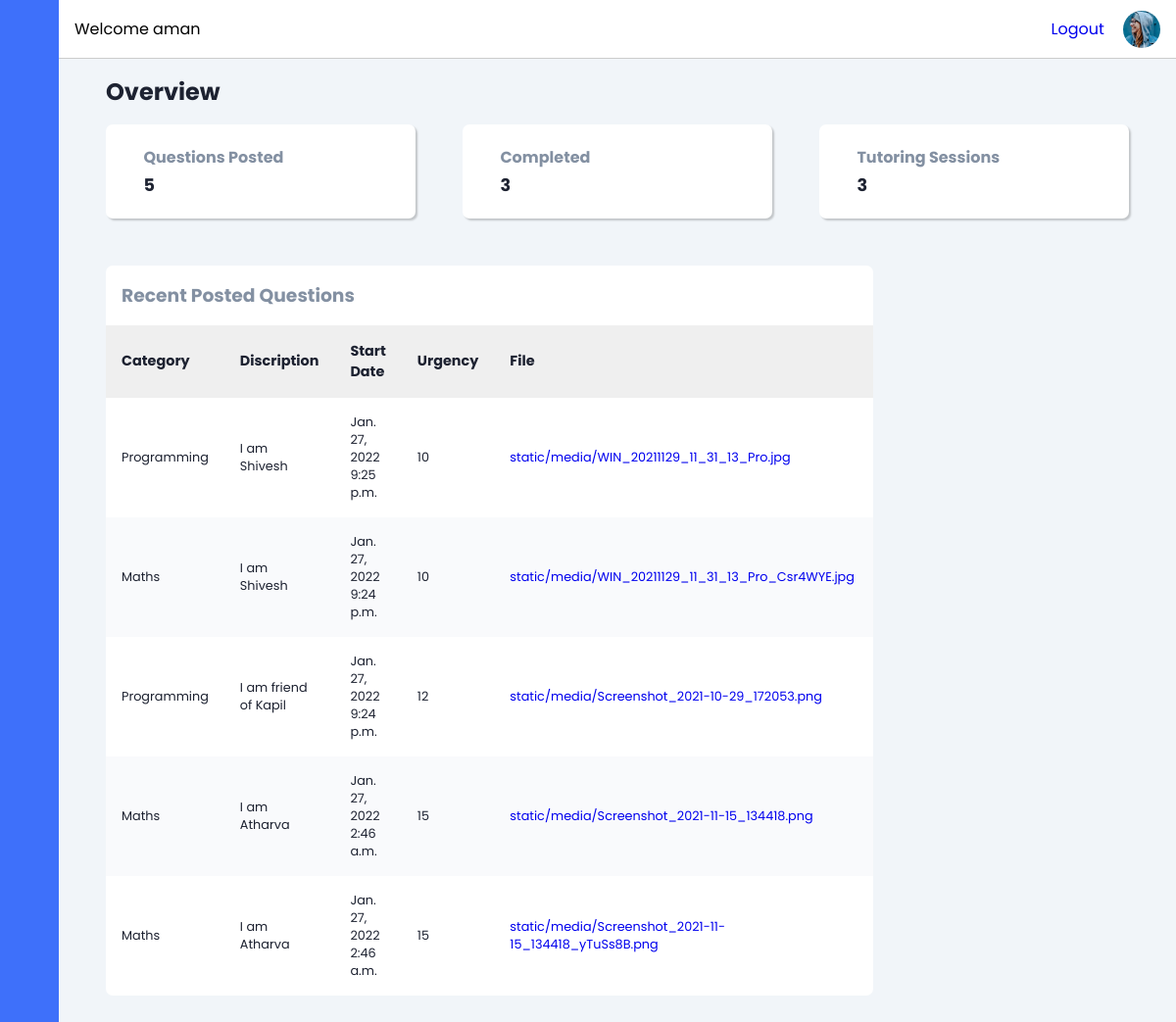
Screenshot of /student/dashboard (signed in) with the database file from the repository.
### student/models.py (models this page shows, shortened)
class Question(models.Model):
    id = models.AutoField(primary_key=True)
    student = models.ForeignKey(Student, on_delete=models.CASCADE, null=True, blank=True)
    randomly_generated_id = models.UUIDField(unique=True, default=uuid.uuid4, editable=False)
    category = models.CharField(max_length=30, choices=categotry ,default='others')
    urgency= models.CharField(max_length=250, null=True)
    description=models.CharField(max_length=250, null=True)
    upload = models.FileField(upload_to ='static/media/', null=True)
    date = models.DateField(null=True)
    time = models.TimeField(null=True)

### Learning/views.py (the view)
# urls.py: path('student/dashboard', views.stu_dashboard,name="stu_dashboard"),
def stu_dashboard(request):
    user = User.objects.get(username = request.user)
    stu = Student.objects.get(username=user)
    question = Question.objects.filter(student=stu)
    context = {
        'name': request.user,
        'question' : question,
    }
    return render(request, "student/index.html", context)

### templates/student/index.html (shortened to what this page needs)
<!DOCTYPE html>
{% load static %}
<html lang="en">
<head>
    <link rel="stylesheet" href="https://cdn.jsdelivr.net/gh/lykmapipo/themify-icons@0.1.2/css/themify-icons.css">
    <link rel="stylesheet" href="{% static 'css/style.css' %}">
</head>
<body>
    <div class="sidebar">
        <div class="sidebar-header">
        </div>
        <div class="sidebar-menu">
            <ul>
            </ul>
        </div>
    </div>
    <div class="main-content">
        <header>
            <div class="search-wrapper">
                <span>Welcome {{name}}</span>
            </div>
            <div class="social-icons">
                <span ><a href="{% url 'logout' %}">Logout</a></span>
                <div></div>
            </div>
        </header>
        <main>
            <h2 class="dash-title">Overview</h2>
            <div class="dash-cards">
                <div class="card-single">
                    <div class="card-body">
                        <div>
                            <h5>Questions Posted</h5>
                            <h4>{{question|length}}</h4>
                        </div>
                    </div>
                </div>
                <div class="card-single">
                    <div class="card-body">
                        <div>
                            <h5>Completed</h5>
                            <h4>3</h4>
                        </div>
                    </div>
                </div>
                <div class="card-single">
                    <div class="card-body">
                        <div>
                            <h5>Tutoring Sessions</h5>
                            <h4>3</h4>
                        </div>
                    </div>
                </div>
            </div>
            <section class="recent">
                <div class="activity-grid">
                    <div class="activity-card">
                        <h3>Recent Posted Questions</h3>
                        <div class="table-responsive">
                            <table>
                                <thead>
                                    <tr>
                                        <th>Category</th>
                                        <th>Discription</th>
                                        <th>Start Date</th>
                                        <th>Urgency</th>
                                        <th>File</th>
                                        <th>Bids</th>
                                    </tr>
                                </thead>
                                <tbody>
                                    {% for q in question %}
                                    <tr>
                                        <td>{{q.category}}</td>
                                        <td>{{q.description}}</td>
                                        <td>{{q.date}}<br>{{q.time}}</td>
                                        <td>{{q.urgency}}</td>
                                        <td><a type="download" href="{{q.upload}}">{{q.upload}}</a></td>
                                        <td>
                                        </td>
                                    </tr>
                                    {% endfor %}
                                </tbody>
                            </table>
                        </div>
                    </div>
                    </div>
                </div>
</body>
</html>

### static/css/style.css (style rules this page uses)
:root { --main-color: #3e70fa; --color-dark: #1D2231; --text-grey: #8390A2; }
* { font-family: 'Poppins', sans-serif; margin: 0; padding: 0; text-decoration: none; list-style-type: none; box-sizing: border-box; }
.sidebar { height: 100%; width: 240px; position: fixed; left: 0; top: 0; z-index: 100; background: var(--main-color); color: #fff; overflow-y: auto; transition: width 500ms; }
.sidebar-header { display: flex; justify-content: space-between; align-items: center; height: 60px; padding: 0rem 1rem; }
.sidebar-menu { padding: 1rem; }
.main-content { position: relative; margin-left: 240px; transition: margin-left 500ms; }
header { position: fixed; left: 240px; top: 0; z-index: 100; width: calc(100% - 240px); background: #fff; height: 60px; padding: 0rem 1rem; display: flex; align-items: center; justify-content: space-between; border-bottom: 1px solid #ccc; transition: left 500ms; }
.search-wrapper { display: flex; align-items: center; }
.social-icons { display: flex; align-items: center; }
.social-icons span, .social-icons div { margin-left: 1.2rem; }
.social-icons div { height: 38px; width: 38px; background-size: cover; background-repeat: no-repeat; background-image: url(img/1.jpg); border-radius: 50%; }
main { margin-top: 60px; background: #f1f5f9; min-height: 90vh; padding: 1rem 3rem; }
.dash-title { color: var(--color-dark); margin-bottom: 1rem; }
.dash-cards { display: grid; grid-template-columns: repeat(3, 1fr); grid-column-gap: 3rem; }
.card-single { background: #fff; border-radius: 7px; box-shadow: 2px 2px 2px rgba(0,0,0,0.2); }
.card-body { padding: 1.3rem 1rem; display: flex; align-items: center; }
.card-body h5 { color: var(--text-grey); font-size: 1rem; }
.card-body h4 { color: var(--color-dark); font-size: 1.1rem; margin-top: .2rem; }
.recent { margin-top: 3rem; margin-bottom: 3rem; }
.activity-grid { display: grid; grid-template-columns: 75% 25%; grid-column-gap: 1.5rem; }
.activity-card, .summary-card, .bday-card { background: #fff; border-radius: 7px; }
.activity-card h3 { color: var(--text-grey); margin: 1rem; }
.activity-card table { width: 100%; border-collapse: collapse; }
.activity-card thead { background: #efefef; text-align: left; }
th, td { font-size: .9rem; padding: 1rem 1rem; color: var(--color-dark); }
td { font-size: .8rem; }
tbody tr:nth-child(even) { background: #f9fafc; }
.table-responsive { overflow-x: auto; }
@media only screen and (max-width: 1200px) { .sidebar { width: 60px; z-index: 150; } }
@media only screen and (max-width: 1200px) { .sidebar .sidebar-header, .sidebar li { display: flex; justify-content: center; } }
@media only screen and (max-width: 1200px) { .main-content { margin-left: 60px; } }
@media only screen and (max-width: 1200px) { .main-content header { left: 60px; width: calc(100% - 60px); } }

### rows the page displays
Question: category "Programming", description "I am Shivesh", date "Jan. 27, 2022", time "9:25 p.m.", urgency "10", upload "static/media/WIN_20211129_11_31_13_Pro.jpg"
Question: category "Maths", description "I am Shivesh", date "Jan. 27, 2022", time "9:24 p.m.", urgency "10", upload "static/media/WIN_20211129_11_31_13_Pro_Csr4WYE.jpg"
Question: category "Programming", description "I am friend of Kapil", date "Jan. 27, 2022", time "9:24 p.m.", urgency "12", upload "static/media/Screenshot_2021-10-29_172053.png"
Question: category "Maths", description "I am Atharva", date "Jan. 27, 2022", time "2:46 a.m.", urgency "15", upload "static/media/Screenshot_2021-11-15_134418.png"
Question: category "Maths", description "I am Atharva", date "Jan. 27, 2022", time "2:46 a.m.", urgency "15", upload "static/media/Screenshot_2021-11-15_134418_yTuSs8B.png"

### other values shown
{{ name }} "aman"
{{ question|length }} "5"
